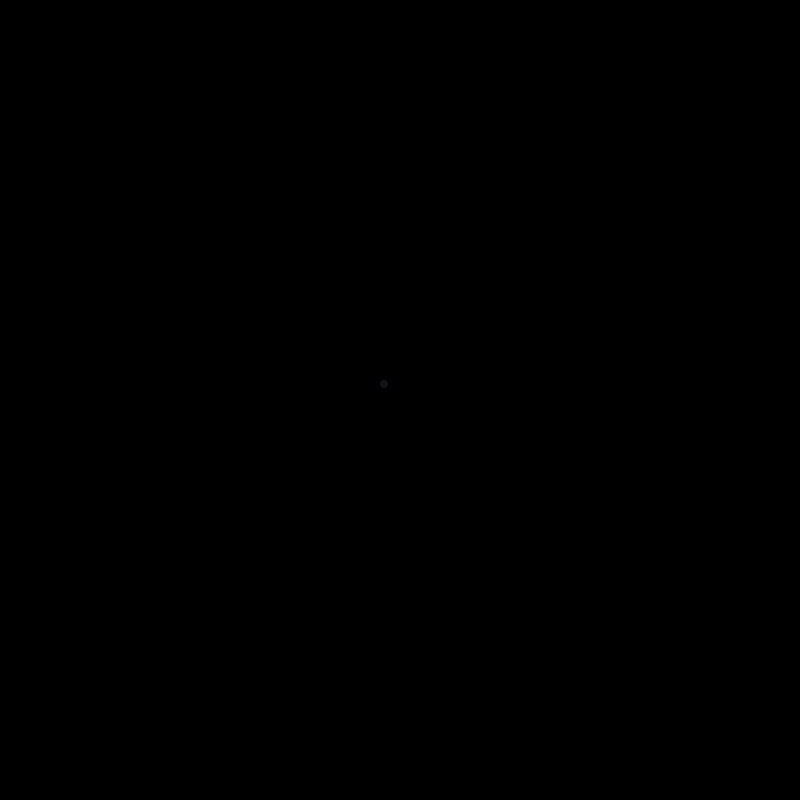
Frame 1 (no input)
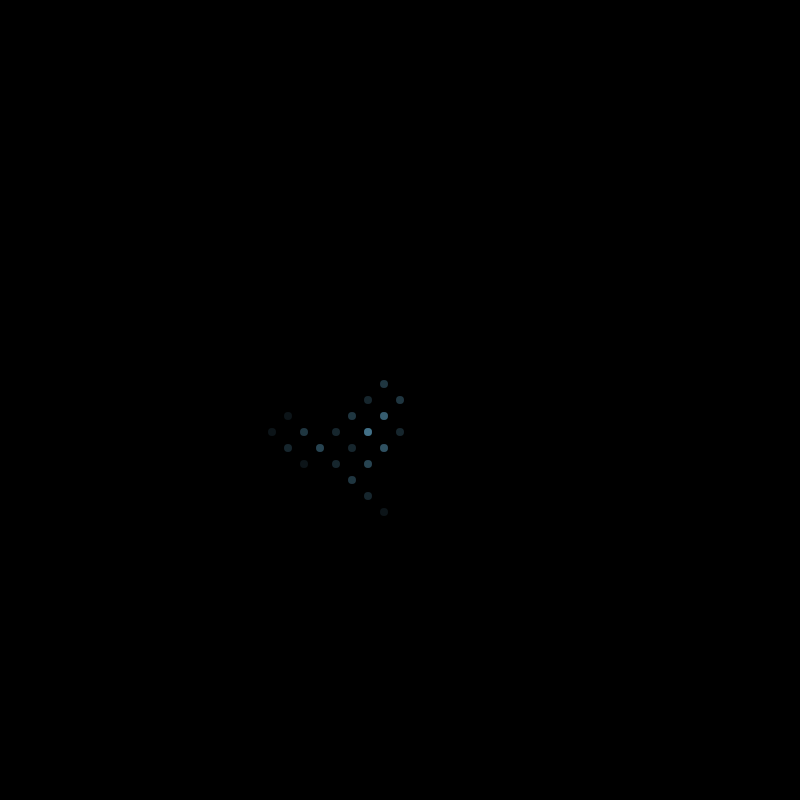
Frame 60 (no input)
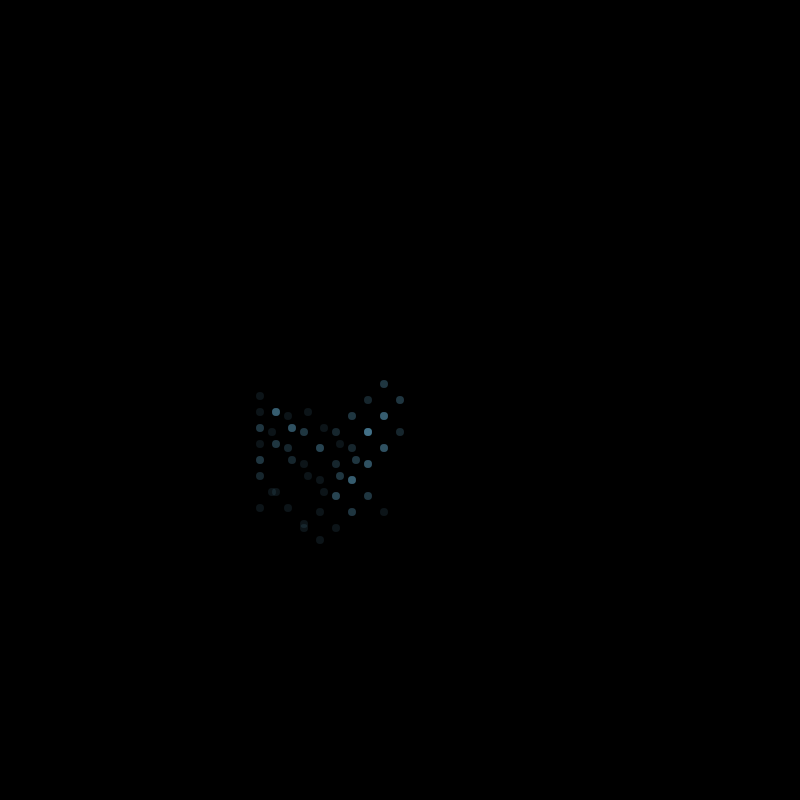
Frame 120 (the mouse pressed at the canvas centre since frame 60)

The p5.js sketch that drew these frames (run headless with seeded random() and noise() and a simulated clock; from frame 60 on, the mouse is pressed at the canvas centre):

// p5.js sketch
// ── sketch.js
var w ;


function setup() {
  createCanvas(800,800);
  w = new Walker();
  background(0);
}

function draw() {
  w.step();
  w.render();
  
}


// ── walker.js
function Walker(){
  var x=width/2;
  var y= height/2;
  var S = 16 // speed of the sphere
  var R = 140; // size of the constraint
  var r = 8 ; // raiud of the spheres
  
  this.render = function(){
    noStroke();
    fill(124,204,241,25);
    ellipse(x,y,r,r);
    
  }
  this.step = function(){
    var choice= floor(random(0,4));
    
    if(choice ===0) {
         x+=S;
         y+=S;
       } else if (choice ===1 ){
         x-=S;
         y+=S;
       } else if (choice ===2 ){
         y-=S;
         x-=S;
       } else if (choice ===3 ){
         y-=S;
         x+=S;
       }
      
      x =constrain(x,width/2-R,width/2+R);
      y =constrain(y,height/2-R,height/2+R);
  }
  
}
